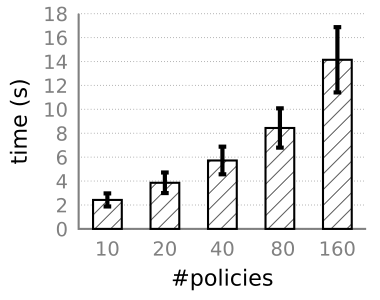

Here is the gnuplot script that generated this plot:
reset
set mxtics 3
set mytics 2
#set title"scalability" font 'Gill Sans,24'
set xlabel"#policies" font 'Gill Sans,24'
set ylabel"time (s)" rotate by 90 font 'Gill Sans,24'
# set yrange [0:1342177280]
#set logscale y 2
# set format y '%.0s%cB'
set style line 80 lt -1 lc rgb "#808080"
set border 3 back linestyle 80
# red = "#FF0000"; green = "#00FF00"; blue = "#0000FF"; skyblue = "#87CEEB";

set boxwidth 1
set style fill solid
set xtics font 'Gill Sans,21' #rotate by -30 left
set ytics font 'Gill Sans,21'
set style data histogram
set style histogram clustered gap 1
set grid ytics
set tic scale 0
set size 1.05,1.05
set size ratio 0.75
#set autoscale y
set xrange [-0.5:4.5]
set yrange [-0:18]
set key autotitle columnhead
set key inside top left#center
set key font 'Gill Sans,18'
set key spacing 1
set key off
set terminal pdfcairo enhanced color lw 3 size 3.8,3 font 'Gill sans,18'
set style histogram errorbars linewidth 2
# set errorbars linecolor "#A00000"
set errorbars linecolor black linewidth 2
# set style histogram errorbars linewidth 1 
# set errorbars linecolor black

#set label 1 '10' front at screen 0.29,0.145 font "Gill sans,24" tc default
#set label 2 '100' front at screen 0.52,0.145 font "Gill sans,24"
#set label 3 '1000' front at screen 0.76,0.145 font "Gill sans,24"

set xtics (" " -0.5, "10" 0, " " 0.5, "20" 1, " " 1.5, "40" 2, " " 2.5, " 80" 3, " " 3.5, "160" 4)




set style line 1 lt rgb "#A00000" lw 2 pt 13 ps 0.5
   

set output"bar_impact_num_policies.pdf"
# plot"incre_ctable_errorbar.dat" using ($2):xtic(1) notitle fs pattern 5 lt rgb 'black'# with errorbars
### 3 
###
plot "../avg.dat" using ($2/1000):($2/1000-$3/1000):($2/1000+$3/1000):xtic($1) title "optimal" fs pattern 5 lt rgb 'black',\
               #""  using ($3):($3+.1):(sprintf("%3.2f",$4)) with labels notitle

            #    '' using ($4):0:0 with labels center offset -2,1 notitle, \
            #    '' using 0:($4):($4) with labels center offset 2,1 notitle
unset output  
